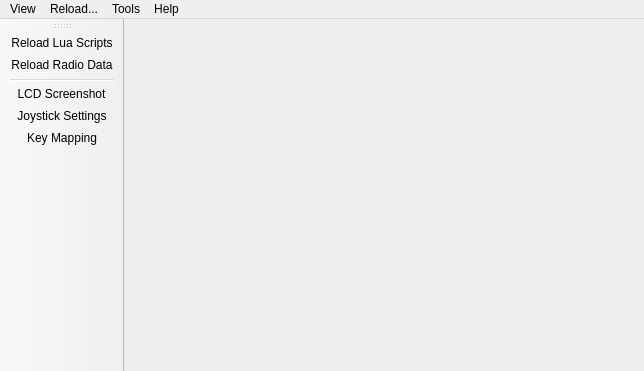
<?xml version="1.0" encoding="UTF-8"?>
<ui version="4.0">
 <class>SimulatorMainWindow</class>
 <widget class="QMainWindow" name="SimulatorMainWindow">
  <property name="geometry">
   <rect>
    <x>0</x>
    <y>0</y>
    <width>644</width>
    <height>371</height>
   </rect>
  </property>
  <property name="windowTitle">
   <string>Edge16 Simulator</string>
  </property>
  <property name="windowIcon">
   <iconset resource="../companion.qrc">
    <normaloff>:/icon.png</normaloff>:/icon.png</iconset>
  </property>
  <property name="dockNestingEnabled">
   <bool>true</bool>
  </property>
  <property name="dockOptions">
   <set>QMainWindow::AllowNestedDocks|QMainWindow::AllowTabbedDocks|QMainWindow::AnimatedDocks</set>
  </property>
  <widget class="QWidget" name="centralwidget">
   <property name="sizePolicy">
    <sizepolicy hsizetype="Ignored" vsizetype="Ignored">
     <horstretch>0</horstretch>
     <verstretch>0</verstretch>
    </sizepolicy>
   </property>
  </widget>
  <widget class="QMenuBar" name="menubar">
   <property name="geometry">
    <rect>
     <x>0</x>
     <y>0</y>
     <width>644</width>
     <height>20</height>
    </rect>
   </property>
   <property name="nativeMenuBar">
    <bool>false</bool>
   </property>
   <widget class="QMenu" name="menuView">
    <property name="title">
     <string>View</string>
    </property>
    <widget class="QMenu" name="menuRadio_Window">
     <property name="title">
      <string>Radio Window</string>
     </property>
     <addaction name="actionFixedRadioWidth"/>
     <addaction name="actionFixedRadioHeight"/>
     <addaction name="actionDockRadio"/>
    </widget>
    <addaction name="actionToggleMenuBar"/>
    <addaction name="menuRadio_Window"/>
   </widget>
   <widget class="QMenu" name="menuReload">
    <property name="title">
     <string>Reload...</string>
    </property>
    <addaction name="actionReloadLua"/>
    <addaction name="actionReloadRadioData"/>
   </widget>
   <widget class="QMenu" name="menuTools">
    <property name="title">
     <string>Tools</string>
    </property>
    <addaction name="actionSetTxBatteryVoltage"/>
    <addaction name="actionScreenshot"/>
    <addaction name="actionJoystickSettings"/>
    <addaction name="actionSerialPorts"/>
   </widget>
   <widget class="QMenu" name="menuHelp">
    <property name="title">
     <string>Help</string>
    </property>
    <addaction name="actionShowKeymap"/>
    <addaction name="actionAbout"/>
   </widget>
   <addaction name="menuView"/>
   <addaction name="menuReload"/>
   <addaction name="menuTools"/>
   <addaction name="menuHelp"/>
  </widget>
  <widget class="QToolBar" name="toolBar">
   <property name="windowTitle">
    <string>Toolbar</string>
   </property>
   <attribute name="toolBarArea">
    <enum>LeftToolBarArea</enum>
   </attribute>
   <attribute name="toolBarBreak">
    <bool>false</bool>
   </attribute>
   <addaction name="actionReloadLua"/>
   <addaction name="actionReloadRadioData"/>
   <addaction name="separator"/>
   <addaction name="actionScreenshot"/>
   <addaction name="actionJoystickSettings"/>
   <addaction name="actionShowKeymap"/>
  </widget>
  <action name="actionReloadLua">
   <property name="icon">
    <iconset resource="../companion.qrc">
     <normaloff>:/images/simulator/icons/svg/reload_script.svg</normaloff>:/images/simulator/icons/svg/reload_script.svg</iconset>
   </property>
   <property name="text">
    <string>Reload Lua Scripts</string>
   </property>
   <property name="toolTip">
    <string>Reload the Lua environment on the simulated radio.</string>
   </property>
   <property name="shortcut">
    <string>F7</string>
   </property>
  </action>
  <action name="actionReloadRadioData">
   <property name="icon">
    <iconset resource="../companion.qrc">
     <normaloff>:/images/simulator/icons/svg/restart.svg</normaloff>:/images/simulator/icons/svg/restart.svg</iconset>
   </property>
   <property name="text">
    <string>Reload Radio Data</string>
   </property>
   <property name="toolTip">
    <string>Reload all radio data without restarting the simulator.</string>
   </property>
   <property name="shortcut">
    <string>F9</string>
   </property>
  </action>
  <action name="actionShowKeymap">
   <property name="icon">
    <iconset resource="../companion.qrc">
     <normaloff>:/images/simulator/icons/svg/info.svg</normaloff>:/images/simulator/icons/svg/info.svg</iconset>
   </property>
   <property name="text">
    <string>Key Mapping</string>
   </property>
   <property name="toolTip">
    <string>Show keyboard maping reference.</string>
   </property>
   <property name="shortcut">
    <string>F1</string>
   </property>
  </action>
  <action name="actionJoystickSettings">
   <property name="icon">
    <iconset resource="../companion.qrc">
     <normaloff>:/images/simulator/icons/svg/joystick_settings.svg</normaloff>:/images/simulator/icons/svg/joystick_settings.svg</iconset>
   </property>
   <property name="text">
    <string>Joystick Settings</string>
   </property>
   <property name="toolTip">
    <string>Open joystick configuration settings dialog.</string>
   </property>
   <property name="shortcut">
    <string>F3</string>
   </property>
  </action>
  <action name="actionScreenshot">
   <property name="icon">
    <iconset resource="../companion.qrc">
     <normaloff>:/images/simulator/icons/svg/camera.svg</normaloff>:/images/simulator/icons/svg/camera.svg</iconset>
   </property>
   <property name="text">
    <string>LCD Screenshot</string>
   </property>
   <property name="toolTip">
    <string>Save a screenshot of the current simulated LCD screen.</string>
   </property>
   <property name="shortcut">
    <string>F8</string>
   </property>
  </action>
  <action name="actionDockRadio">
   <property name="checkable">
    <bool>true</bool>
   </property>
   <property name="text">
    <string>Dock In Main Window</string>
   </property>
   <property name="toolTip">
    <string>Show the radio in the main window or as a separate &quot;floating&quot; window.</string>
   </property>
  </action>
  <action name="actionToggleMenuBar">
   <property name="checkable">
    <bool>true</bool>
   </property>
   <property name="text">
    <string>Menu Bar</string>
   </property>
   <property name="toolTip">
    <string>Show or hide the top menu bar.</string>
   </property>
   <property name="shortcut">
    <string>Alt+M</string>
   </property>
  </action>
  <action name="actionFixedRadioWidth">
   <property name="checkable">
    <bool>true</bool>
   </property>
   <property name="text">
    <string>Constrain Width</string>
   </property>
   <property name="toolTip">
    <string>Set radio widget width to be a fixed size.</string>
   </property>
  </action>
  <action name="actionFixedRadioHeight">
   <property name="checkable">
    <bool>true</bool>
   </property>
   <property name="text">
    <string>Constrain Height</string>
   </property>
   <property name="toolTip">
    <string>Set radio widget height to be a fixed size.</string>
   </property>
  </action>
  <action name="actionSerialPorts">
   <property name="text">
    <string>Serial Ports</string>
   </property>
  </action>
  <action name="actionAbout">
   <property name="text">
    <string>About</string>
   </property>
  </action>
  <action name="actionSetTxBatteryVoltage">
   <property name="text">
    <string>TX Battery Voltage...</string>
   </property>
   <property name="toolTip">
    <string>Open set transmitter battery voltage dialog</string>
   </property>
  </action>
 </widget>
 <resources>
  <include location="../companion.qrc"/>
 </resources>
 <connections/>
</ui>
